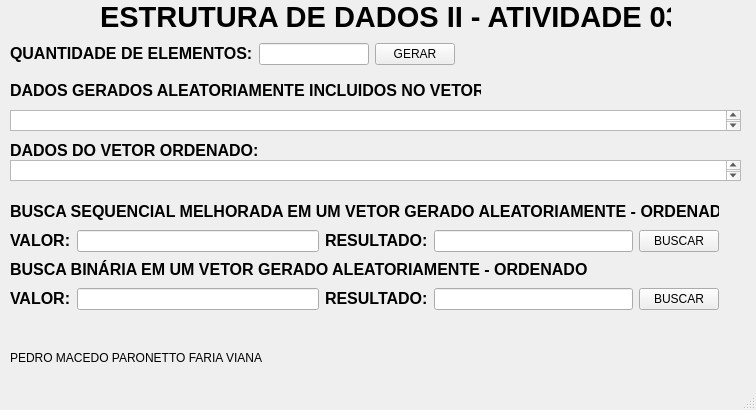
<?xml version="1.0" encoding="UTF-8"?>
<ui version="4.0">
 <class>MainWindow</class>
 <widget class="QMainWindow" name="MainWindow">
  <property name="geometry">
   <rect>
    <x>0</x>
    <y>0</y>
    <width>756</width>
    <height>410</height>
   </rect>
  </property>
  <property name="windowTitle">
   <string>MainWindow</string>
  </property>
  <widget class="QWidget" name="centralwidget">
   <widget class="QTextEdit" name="textEdit_dadosGerados">
    <property name="geometry">
     <rect>
      <x>10</x>
      <y>110</y>
      <width>731</width>
      <height>21</height>
     </rect>
    </property>
    <property name="readOnly">
     <bool>true</bool>
    </property>
   </widget>
   <widget class="QLabel" name="label_4">
    <property name="geometry">
     <rect>
      <x>10</x>
      <y>140</y>
      <width>251</width>
      <height>21</height>
     </rect>
    </property>
    <property name="text">
     <string>&lt;html&gt;&lt;head/&gt;&lt;body&gt;&lt;p&gt;&lt;span style=&quot; font-size:12pt; font-weight:700;&quot;&gt;DADOS DO VETOR ORDENADO:&lt;/span&gt;&lt;/p&gt;&lt;/body&gt;&lt;/html&gt;</string>
    </property>
   </widget>
   <widget class="QLabel" name="label_3">
    <property name="geometry">
     <rect>
      <x>10</x>
      <y>80</y>
      <width>471</width>
      <height>21</height>
     </rect>
    </property>
    <property name="text">
     <string>&lt;html&gt;&lt;head/&gt;&lt;body&gt;&lt;p&gt;&lt;span style=&quot; font-size:12pt; font-weight:700;&quot;&gt;DADOS GERADOS ALEATORIAMENTE INCLUIDOS NO VETOR:&lt;/span&gt;&lt;/p&gt;&lt;/body&gt;&lt;/html&gt;</string>
    </property>
   </widget>
   <widget class="QWidget" name="layoutWidget">
    <property name="geometry">
     <rect>
      <x>10</x>
      <y>40</y>
      <width>445</width>
      <height>28</height>
     </rect>
    </property>
    <layout class="QHBoxLayout" name="horizontalLayout_2">
     <item>
      <layout class="QHBoxLayout" name="horizontalLayout">
       <item>
        <widget class="QLabel" name="label_2">
         <property name="text">
          <string>&lt;html&gt;&lt;head/&gt;&lt;body&gt;&lt;p&gt;&lt;span style=&quot; font-size:12pt; font-weight:700;&quot;&gt;QUANTIDADE DE ELEMENTOS:&lt;/span&gt;&lt;/p&gt;&lt;/body&gt;&lt;/html&gt;</string>
         </property>
        </widget>
       </item>
       <item>
        <widget class="QLineEdit" name="lineEdit_quantidadeDeElementos"/>
       </item>
      </layout>
     </item>
     <item>
      <widget class="QPushButton" name="pushButton_gerar">
       <property name="text">
        <string>GERAR</string>
       </property>
      </widget>
     </item>
    </layout>
   </widget>
   <widget class="QLabel" name="label_8">
    <property name="geometry">
     <rect>
      <x>10</x>
      <y>350</y>
      <width>261</width>
      <height>16</height>
     </rect>
    </property>
    <property name="text">
     <string>&lt;html&gt;&lt;head/&gt;&lt;body&gt;&lt;p&gt;PEDRO MACEDO PARONETTO FARIA VIANA&lt;/p&gt;&lt;/body&gt;&lt;/html&gt;</string>
    </property>
   </widget>
   <widget class="QLabel" name="label">
    <property name="geometry">
     <rect>
      <x>100</x>
      <y>0</y>
      <width>571</width>
      <height>31</height>
     </rect>
    </property>
    <property name="text">
     <string>&lt;html&gt;&lt;head/&gt;&lt;body&gt;&lt;p&gt;&lt;span style=&quot; font-size:22pt; font-weight:700;&quot;&gt;ESTRUTURA DE DADOS II - ATIVIDADE 03&lt;/span&gt;&lt;/p&gt;&lt;/body&gt;&lt;/html&gt;</string>
    </property>
   </widget>
   <widget class="QTextEdit" name="textEdit_dadosGerados_Ordenado">
    <property name="geometry">
     <rect>
      <x>10</x>
      <y>160</y>
      <width>731</width>
      <height>21</height>
     </rect>
    </property>
    <property name="readOnly">
     <bool>true</bool>
    </property>
   </widget>
   <widget class="QWidget" name="">
    <property name="geometry">
     <rect>
      <x>10</x>
      <y>200</y>
      <width>709</width>
      <height>110</height>
     </rect>
    </property>
    <layout class="QVBoxLayout" name="verticalLayout">
     <item>
      <widget class="QLabel" name="label_5">
       <property name="text">
        <string>&lt;html&gt;&lt;head/&gt;&lt;body&gt;&lt;p&gt;&lt;span style=&quot; font-size:12pt; font-weight:700;&quot;&gt;BUSCA SEQUENCIAL MELHORADA EM UM VETOR GERADO ALEATORIAMENTE - ORDENADO&lt;/span&gt;&lt;/p&gt;&lt;/body&gt;&lt;/html&gt;</string>
       </property>
      </widget>
     </item>
     <item>
      <layout class="QHBoxLayout" name="horizontalLayout_5">
       <item>
        <layout class="QHBoxLayout" name="horizontalLayout_3">
         <item>
          <widget class="QLabel" name="label_6">
           <property name="text">
            <string>&lt;html&gt;&lt;head/&gt;&lt;body&gt;&lt;p&gt;&lt;span style=&quot; font-size:12pt; font-weight:700;&quot;&gt;VALOR:&lt;/span&gt;&lt;/p&gt;&lt;/body&gt;&lt;/html&gt;</string>
           </property>
          </widget>
         </item>
         <item>
          <widget class="QLineEdit" name="lineEditValor"/>
         </item>
        </layout>
       </item>
       <item>
        <layout class="QHBoxLayout" name="horizontalLayout_4">
         <item>
          <widget class="QLabel" name="label_7">
           <property name="text">
            <string>&lt;html&gt;&lt;head/&gt;&lt;body&gt;&lt;p&gt;&lt;span style=&quot; font-size:12pt; font-weight:700;&quot;&gt;RESULTADO:&lt;/span&gt;&lt;/p&gt;&lt;/body&gt;&lt;/html&gt;</string>
           </property>
          </widget>
         </item>
         <item>
          <widget class="QLineEdit" name="lineEdit_2"/>
         </item>
        </layout>
       </item>
       <item>
        <widget class="QPushButton" name="pushButtonBuscar">
         <property name="text">
          <string>BUSCAR</string>
         </property>
        </widget>
       </item>
      </layout>
     </item>
     <item>
      <widget class="QLabel" name="label_9">
       <property name="text">
        <string>&lt;html&gt;&lt;head/&gt;&lt;body&gt;&lt;p&gt;&lt;span style=&quot; font-size:12pt; font-weight:700;&quot;&gt;BUSCA BINÁRIA EM UM VETOR GERADO ALEATORIAMENTE - ORDENADO&lt;/span&gt;&lt;/p&gt;&lt;/body&gt;&lt;/html&gt;</string>
       </property>
      </widget>
     </item>
     <item>
      <layout class="QHBoxLayout" name="horizontalLayout_6">
       <item>
        <layout class="QHBoxLayout" name="horizontalLayout_7">
         <item>
          <widget class="QLabel" name="label_10">
           <property name="text">
            <string>&lt;html&gt;&lt;head/&gt;&lt;body&gt;&lt;p&gt;&lt;span style=&quot; font-size:12pt; font-weight:700;&quot;&gt;VALOR:&lt;/span&gt;&lt;/p&gt;&lt;/body&gt;&lt;/html&gt;</string>
           </property>
          </widget>
         </item>
         <item>
          <widget class="QLineEdit" name="lineEditValorBuscaBinaria"/>
         </item>
        </layout>
       </item>
       <item>
        <layout class="QHBoxLayout" name="horizontalLayout_8">
         <item>
          <widget class="QLabel" name="label_11">
           <property name="text">
            <string>&lt;html&gt;&lt;head/&gt;&lt;body&gt;&lt;p&gt;&lt;span style=&quot; font-size:12pt; font-weight:700;&quot;&gt;RESULTADO:&lt;/span&gt;&lt;/p&gt;&lt;/body&gt;&lt;/html&gt;</string>
           </property>
          </widget>
         </item>
         <item>
          <widget class="QLineEdit" name="lineEditresultadoBuscaBinaria"/>
         </item>
        </layout>
       </item>
       <item>
        <widget class="QPushButton" name="pushButtonBuscar_BuscaOrdenada">
         <property name="text">
          <string>BUSCAR</string>
         </property>
        </widget>
       </item>
      </layout>
     </item>
    </layout>
   </widget>
  </widget>
  <widget class="QMenuBar" name="menubar">
   <property name="geometry">
    <rect>
     <x>0</x>
     <y>0</y>
     <width>756</width>
     <height>20</height>
    </rect>
   </property>
  </widget>
  <widget class="QStatusBar" name="statusbar"/>
 </widget>
 <resources/>
 <connections/>
</ui>
